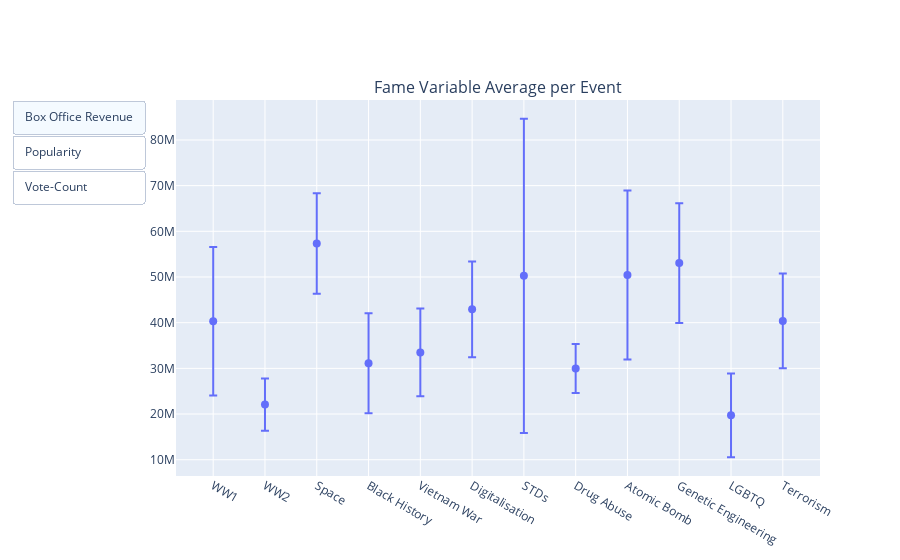

Write notebook code for a chart like this one.
### Markdown cell above
> Let's start with a nice interactive barplots on those 'fame' variables.

### Code cell
columns_to_compare = ['box_office', 'popularity', 'vote_count'] 

all_averages, lower_bounds, upper_bounds = compute_averages_and_cis(events, columns_to_compare, movies_events)


# Create a subplot 

fig = make_subplots(rows = 1, cols = 1, shared_xaxes = True, subplot_titles = ['Fame Variable Average per Event'])


# Initializing visibility list to only show "Box Office Revenue" initially

initial_visibility = [True, False, False]


# Iterate through the datasets and add traces to the plot

for i, (averages, lower_bound, upper_bound, y_label) in enumerate(zip([all_averages['box_office'], all_averages['popularity'], all_averages['vote_count']],
                                                                      [lower_bounds['box_office'], lower_bounds['popularity'], lower_bounds['vote_count']],
                                                                      [upper_bounds['box_office'], upper_bounds['popularity'], upper_bounds['vote_count']],
                                                                      ['Box Office Revenue', 'Popularity', 'Vote-Count'])):
    
    # Calculate symmetric error values
    
    symmetric_error = [(upper - lower) / 2 for upper, lower in zip(upper_bound, lower_bound)]

    # Scatter plot for mean with symmetric error bars
    
    scatter_trace = go.Scatter(x = events, y = averages, mode = 'markers', name = y_label, marker = dict(size=8), visible = initial_visibility[i],
                              error_y = dict(type ='data', array = symmetric_error, symmetric = True))
    fig.add_trace(scatter_trace, row = 1, col = 1)

# Update layout

fig.update_layout(title_text='', showlegend=False)


# Update menu to show/hide individual traces

buttons = []
for i, y_label in enumerate(['Box Office Revenue', 'Popularity', 'Vote-Count']):
    button = dict(label  =y_label, method = 'update', args = [{'visible': [True if j == i else False for j in range(3)]}])
    buttons.append(button)

fig.update_layout(updatemenus=[dict(type = 'buttons', showactive = True, buttons = buttons)])


fig.show()

### Figure 1 — Plotly figure (JSON) as saved in the notebook; plotly's stock layout.template omitted (floating-point values rounded to 4 significant figures)
{"data": [{"error_y": {"array": [16250000.0, 5726000.0, 10990000.0, 10930000.0, 9608000.0, 10470000.0, 34380000.0, 5376000.0, 18500000.0, 13100000.0, 9162000.0, 10370000.0], "symmetric": true, "type": "data"}, "marker": {"size": 8}, "mode": "markers", "name": "Box Office Revenue", "type": "scatter", "visible": true, "x": ["WW1", "WW2", "Space", "Black History", "Vietnam War", "Digitalisation", "STDs", "Drug Abuse", "Atomic Bomb", "Genetic Engineering", "LGBTQ", "Terrorism"], "xaxis": "x", "y": [40310000.0, 22070000.0, 57330000.0, 31120000.0, 33490000.0, 42920000.0, 50250000.0, 29970000.0, 50430000.0, 53060000.0, 19710000.0, 40370000.0], "yaxis": "y"}, {"error_y": {"array": [0.6819, 0.4274, 0.457, 0.7615, 1.273, 0.4715, 1.352, 0.6445, 0.8488, 0.7181, 0.5211, 0.8514], "symmetric": true, "type": "data"}, "marker": {"size": 8}, "mode": "markers", "name": "Popularity", "type": "scatter", "visible": false, "x": ["WW1", "WW2", "Space", "Black History", "Vietnam War", "Digitalisation", "STDs", "Drug Abuse", "Atomic Bomb", "Genetic Engineering", "LGBTQ", "Terrorism"], "xaxis": "x", "y": [5.112, 4.497, 6.345, 5.26, 6.102, 5.969, 6.034, 6.327, 5.477, 6.401, 4.61, 6.094], "yaxis": "y"}, {"error_y": {"array": [123.3, 61.28, 72.67, 135.8, 110.2, 90.41, 231.1, 72.47, 137.1, 101.6, 64.52, 106.7], "symmetric": true, "type": "data"}, "marker": {"size": 8}, "mode": "markers", "name": "Vote-Count", "type": "scatter", "visible": false, "x": ["WW1", "WW2", "Space", "Black History", "Vietnam War", "Digitalisation", "STDs", "Drug Abuse", "Atomic Bomb", "Genetic Engineering", "LGBTQ", "Terrorism"], "xaxis": "x", "y": [299.2, 219.7, 403.1, 298.4, 276.9, 380.3, 427.4, 343.7, 367.1, 446.8, 164.2, 333.6], "yaxis": "y"}], "layout": {"annotations": [{"font": {"size": 16}, "showarrow": false, "text": "Fame Variable Average per Event", "x": 0.5, "xanchor": "center", "xref": "paper", "y": 1, "yanchor": "bottom", "yref": "paper"}], "showlegend": false, "title": {"text": ""}, "updatemenus": [{"buttons": [{"args": [{"visible": [true, false, false]}], "label": "Box Office Revenue", "method": "update"}, {"args": [{"visible": [false, true, false]}], "label": "Popularity", "method": "update"}, {"args": [{"visible": [false, false, true]}], "label": "Vote-Count", "method": "update"}], "showactive": true, "type": "buttons"}], "xaxis": {"anchor": "y", "domain": [0, 1]}, "yaxis": {"anchor": "x", "domain": [0, 1]}}}
